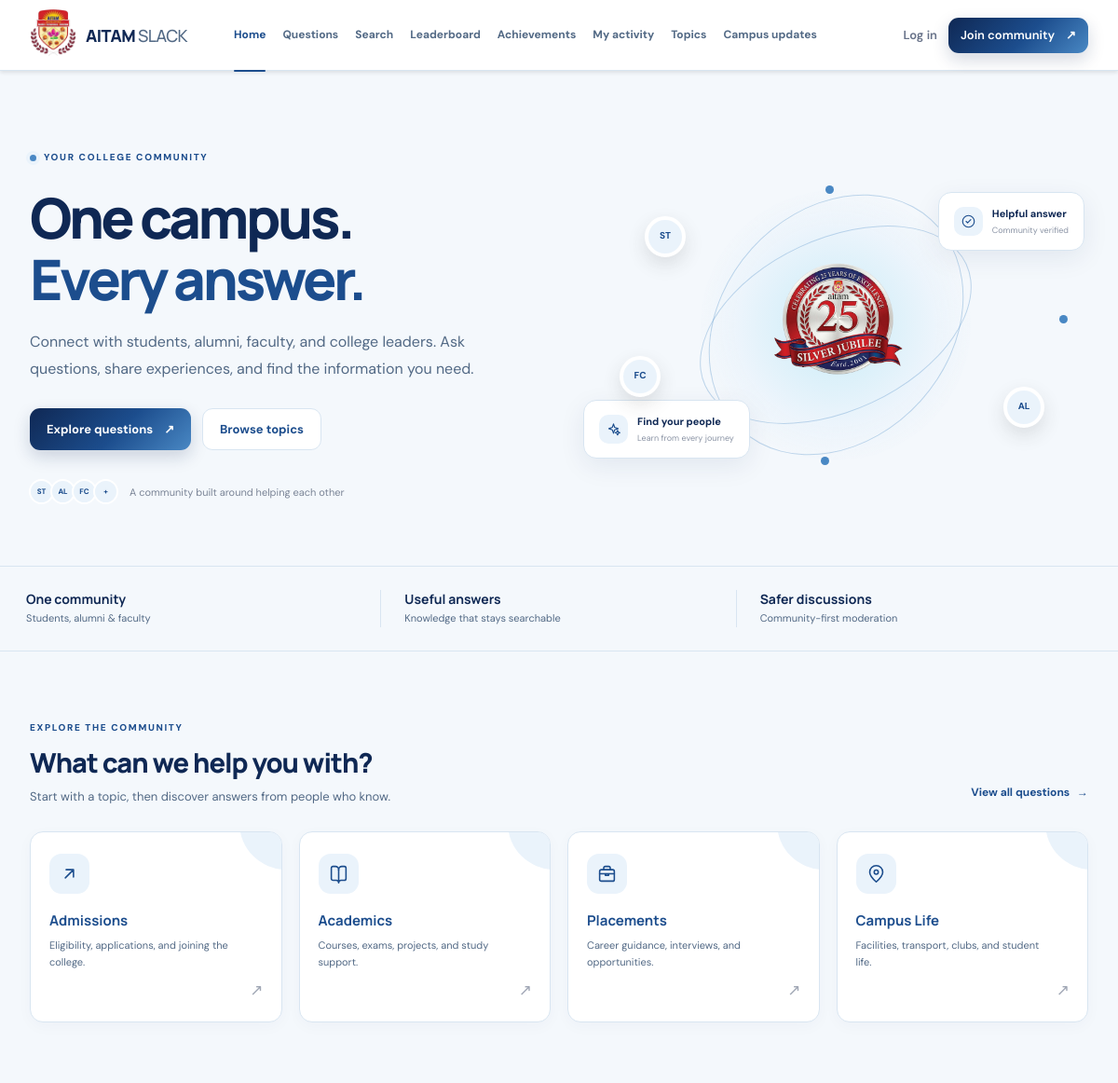
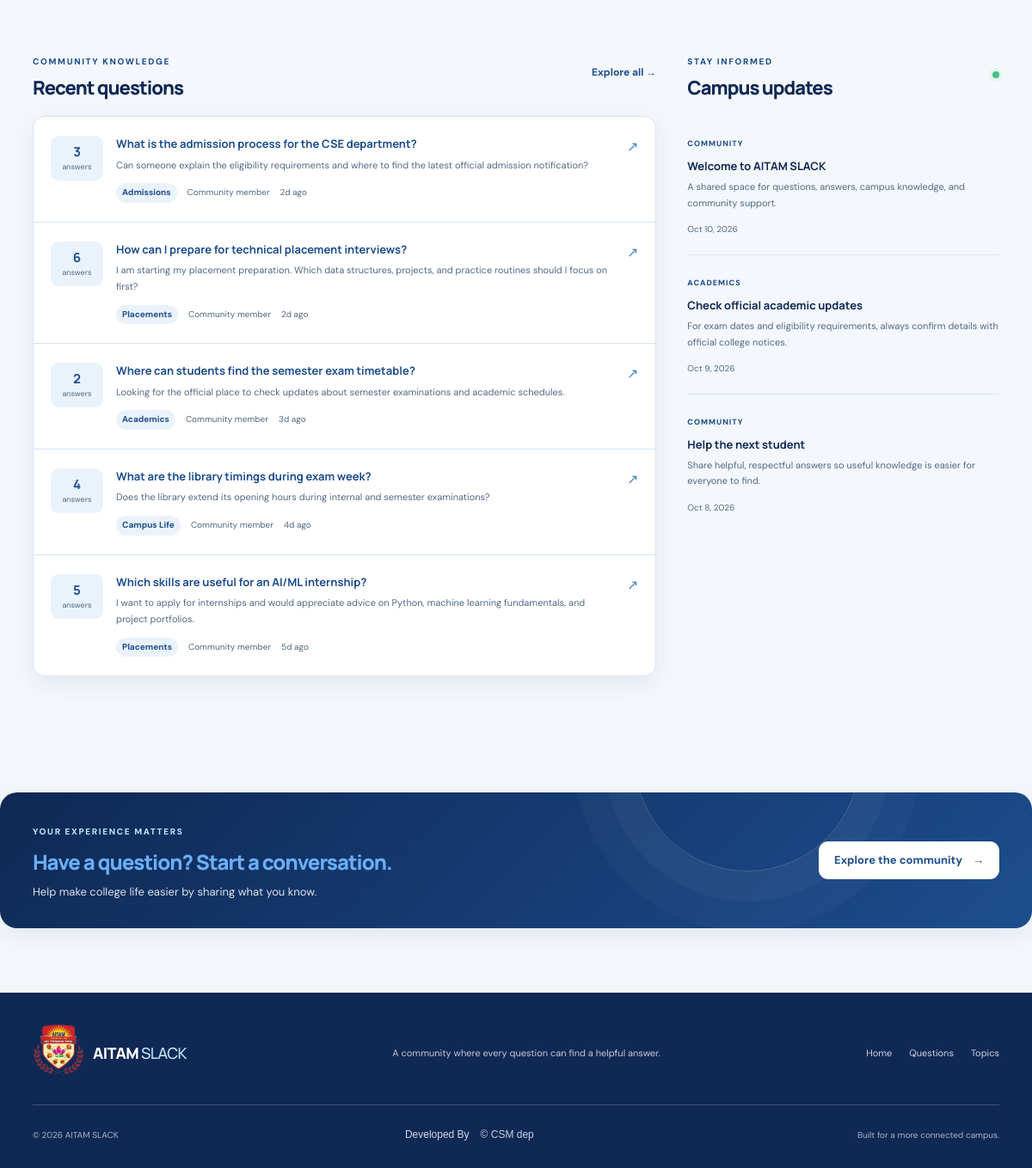
The page / on the database its author committed (2 pictures, top to bottom).
### tables this page shows
CREATE TABLE IF NOT EXISTS categories (
  id INT UNSIGNED AUTO_INCREMENT PRIMARY KEY,
  name VARCHAR(80) NOT NULL,
  slug VARCHAR(100) NOT NULL UNIQUE,
  description VARCHAR(255) NOT NULL,
  icon VARCHAR(12) NOT NULL DEFAULT '•',
  color VARCHAR(20) NOT NULL DEFAULT 'violet',
  sort_order INT NOT NULL DEFAULT 0,
  is_active TINYINT(1) NOT NULL DEFAULT 1
);

CREATE TABLE IF NOT EXISTS questions (
  id BIGINT UNSIGNED AUTO_INCREMENT PRIMARY KEY,
  user_id BIGINT UNSIGNED NULL,
  category_id INT UNSIGNED NOT NULL,
  title VARCHAR(220) NOT NULL,
  body TEXT NOT NULL,
  moderation_status ENUM('pending','allowed','review','blocked') NOT NULL DEFAULT 'allowed',
  status ENUM('draft','pending_review','published','rejected','archived') NOT NULL DEFAULT 'published',
  created_at TIMESTAMP NOT NULL DEFAULT CURRENT_TIMESTAMP,
  updated_at TIMESTAMP NULL DEFAULT NULL ON UPDATE CURRENT_TIMESTAMP,
  CONSTRAINT fk_questions_user FOREIGN KEY (user_id) REFERENCES users(id) ON DELETE SET NULL,
  CONSTRAINT fk_questions_category FOREIGN KEY (category_id) REFERENCES categories(id)
);

CREATE TABLE IF NOT EXISTS announcements (
  id BIGINT UNSIGNED AUTO_INCREMENT PRIMARY KEY,
  title VARCHAR(180) NOT NULL,
  body TEXT NOT NULL,
  label VARCHAR(40) NOT NULL DEFAULT 'COMMUNITY',
  created_by BIGINT UNSIGNED NULL,
  is_published TINYINT(1) NOT NULL DEFAULT 1,
  created_at TIMESTAMP NOT NULL DEFAULT CURRENT_TIMESTAMP,
  CONSTRAINT fk_announcements_user FOREIGN KEY (created_by) REFERENCES users(id) ON DELETE SET NULL
);

### index.php (the view, shortened to what this page needs)
<?php
$categories = get_categories();
$questions = get_recent_questions(5);
$announcements = get_announcements(3);
require __DIR__ . '/includes/header.php';
?>
<section class="hero">
  <div class="hero-copy">
    <span class="eyebrow"><span class="eyebrow-dot"></span> YOUR COLLEGE COMMUNITY</span>
    <h1>One campus.<br><span>Every answer.</span></h1>
    <p>Connect with students, alumni, faculty, and college leaders. Ask questions, share experiences, and find the information you need.</p>
    <div class="hero-actions">
      <a class="btn btn-primary" href="questions.php">Explore questions <span aria-hidden="true">↗</span></a>
      <a class="btn btn-ghost" href="#categories">Browse topics</a>
    </div>
    <div class="hero-proof"><div class="avatar-stack"><span>ST</span><span>AL</span><span>FC</span><span>+</span></div><span>A community built around helping each other</span></div>
  </div>
  <div class="hero-art" aria-label="Community connection illustration">
    <div class="orbit orbit-one"></div><div class="orbit orbit-two"></div>
    <div class="orbit-dot dot-one"></div><div class="orbit-dot dot-two"></div><div class="orbit-dot dot-three"></div>
    <div class="center-logo" style="animation:float 3s ease-in-out infinite;"><img src="./assets/25YearsLogoAITAM.png" alt="25 Year Anniversary Logo" width="150" height="150"></div>
    <div class="float-card float-card-top"><span class="mini-icon mint"><?= icon_svg('check-circle') ?></span><div><strong>Helpful answer</strong><small>Community verified</small></div></div>
    <div class="float-card float-card-bottom"><span class="mini-icon violet"><?= icon_svg('sparkles') ?></span><div><strong>Find your people</strong><small>Learn from every journey</small></div></div>
    <div class="person-bubble person-one">ST</div><div class="person-bubble person-two">AL</div><div class="person-bubble person-three">FC</div>
  </div>
</section>
<section class="stats-row">
  <div><strong>One community</strong><span>Students, alumni & faculty</span></div>
  <div><strong>Useful answers</strong><span>Knowledge that stays searchable</span></div>
  <div><strong>Safer discussions</strong><span>Community-first moderation</span></div>
</section>
<section class="section-block" id="categories">
  <div class="section-heading"><div><span class="eyebrow">EXPLORE THE COMMUNITY</span><h2>What can we help you with?</h2><p>Start with a topic, then discover answers from people who know.</p></div><a class="text-link" href="questions.php">View all questions <span>→</span></a></div>
  <div class="category-grid">
    <?php foreach ($categories as $category): ?>
      <a class="category-card" href="questions.php?category=<?= (int)$category['id'] ?>">
        <span class="category-icon <?= e($category['color']) ?>"><?= icon_svg((string) $category['slug']) ?></span>
        <span class="category-title"><?= e($category['name']) ?></span>
        <span class="category-description"><?= e($category['description']) ?></span>
        <span class="category-arrow">↗</span>
      </a>
    <?php endforeach; ?>
  </div>
</section>
<section class="content-columns">
  <div class="section-block recent-block">
    <div class="section-heading compact"><div><span class="eyebrow">COMMUNITY KNOWLEDGE</span><h2>Recent questions</h2></div><a class="text-link" href="questions.php">Explore all →</a></div>
    <?php if (!$questions): ?><div class="empty-state">No questions have been posted yet. Check back soon.</div><?php else: ?>
      <div class="question-list">
        <?php foreach ($questions as $q): ?>
          <article class="question-row">
            <div class="question-votes"><strong><?= (int)$q['answer_count'] ?></strong><span>answers</span></div>
            <div class="question-main"><a href="questions.php#question-<?= (int)$q['id'] ?>" class="question-title"><?= e($q['title']) ?></a><p><?= e(shorten($q['body'], 125)) ?></p><div class="question-meta"><span class="topic-pill"><?= e($q['category_name']) ?></span><span><?= e($q['author_name']) ?></span><span><?= e(time_ago($q['created_at'])) ?></span></div></div>
            <span class="row-arrow">↗</span>
          </article>
        <?php endforeach; ?>
      </div>
    <?php endif; ?>
  </div>
  <aside class="announcements-panel" id="campus-updates">
    <div class="section-heading compact"><div><span class="eyebrow">STAY INFORMED</span><h2>Campus updates</h2></div><span class="live-dot"></span></div>
    <?php foreach ($announcements as $a): ?>
      <article class="announcement"><span class="announcement-label"><?= e($a['label']) ?></span><h3><?= e($a['title']) ?></h3><p><?= e($a['body']) ?></p><time><?= e(date('M j, Y', strtotime($a['created_at']))) ?></time></article>
    <?php endforeach; ?>
  </aside>
</section>
<section class="cta-banner"><div><span class="eyebrow">YOUR EXPERIENCE MATTERS</span><h2 style="color: #6aaffa;">Have a question? Start a conversation.</h2><p>Help make college life easier by sharing what you know.</p></div><a href="questions.php" class="btn btn-light">Explore the community <span>→</span></a></section>
<?php require __DIR__ . '/includes/footer.php'; ?>

### includes/header.php (shortened to what this page needs)
<?php
$navUser = current_user();
$inAdmin = (basename(dirname($_SERVER['SCRIPT_NAME'] ?? '')) === 'admin');
$rootPrefix = $inAdmin ? '../' : '';
$currentPage = $inAdmin ? 'admin/' . basename($_SERVER['SCRIPT_NAME'] ?? '') : basename($_SERVER['SCRIPT_NAME'] ?? '');
$isActive = static function (array $pages) use ($currentPage): string {
    return in_array($currentPage, $pages, true) ? ' class="nav-active" aria-current="page"' : '';
};
?>
<!doctype html>
<html lang="en">
<head>
<link rel="stylesheet" href="<?=e($rootPrefix)?>assets/style.css">
<link rel="stylesheet" href="<?=e($rootPrefix)?>assets/phase3.css">
</head>
<body>
<header class="site-header" style="width: 100%; position: sticky; top: 0; z-index: 1000; background-color:  #fff; box-shadow: 0 2px 4px rgba(0, 0, 0, 0.1);">
<div class="nav-wrap">
<a class="brand " href="<?=$rootPrefix?>index.php" aria-label="AITAM SLACK home"><span class="" aria-hidden="true"><img src="<?=$rootPrefix?>assets/aitam.png" alt="AITAM SLACK" width="50" height="50"></span><span >AITAM<span class="brand-light"> SLACK</span></span></a>
<nav class="main-nav" id="mainNav" aria-label="Main navigation" style="margin-left: 20px;">
<a<?=$isActive(['index.php'])?> href="<?=$rootPrefix?>index.php">Home</a>
<a<?=$isActive(['questions.php', 'question.php'])?> href="<?=$rootPrefix?>questions.php">Questions</a>
<a<?=$isActive(['search_questions.php'])?> href="<?=$rootPrefix?>search_questions.php">Search</a>
<a<?=$isActive(['leaderboard.php'])?> href="<?=$rootPrefix?>leaderboard.php">Leaderboard</a>
<a<?=$isActive(['achievements.php'])?> href="<?=$rootPrefix?>achievements.php">Achievements</a>
<a<?=$isActive(['my_activity.php'])?> href="<?=$rootPrefix?>my_activity.php">My activity</a>
<a href="<?=$rootPrefix?>index.php#categories">Topics</a>
<a href="<?=$rootPrefix?>index.php#campus-updates">Campus updates</a>
<div class="nav-actions">
<?php if($navUser): ?>
<details class="nav-account"><summary><span class="nav-avatar" aria-hidden="true"><?=e(strtoupper(mb_substr($navUser['full_name'], 0, 1)))?></span><span class="nav-account-name"><?=e($navUser['full_name'])?></span><span class="nav-account-caret" aria-hidden="true">⌄</span></summary>
<div class="account-dropdown"><a href="<?=$rootPrefix?>profile.php">My profile</a><a href="<?=$rootPrefix?>bookmarks.php">Saved questions</a><a href="<?=$rootPrefix?>my_activity.php">My activity</a><form method="post" action="<?=$rootPrefix?>logout.php" class="nav-logout"><?=csrf_field()?><button type="submit">Log out</button></form></div></details>
<?php else: ?>
<a class="nav-login" href="<?=$rootPrefix?>login.php">Log in</a><a class="btn btn-small btn-primary" href="<?=$rootPrefix?>register.php" style="color: white;">Join community <span aria-hidden="true">↗</span></a>
<?php endif; ?>
</div>
</nav></div></header>
<main>

### includes/functions.php (shortened to what this page needs)
<?php
function db(): PDO {
 static $pdo=null; if($pdo instanceof PDO)return $pdo;
 $pdo=new PDO('mysql:host='.DB_HOST.';dbname='.DB_NAME.';charset=utf8mb4',DB_USER,DB_PASS,[
  PDO::ATTR_ERRMODE=>PDO::ERRMODE_EXCEPTION,PDO::ATTR_DEFAULT_FETCH_MODE=>PDO::FETCH_ASSOC,PDO::ATTR_EMULATE_PREPARES=>false
 ]); return $pdo;
}
function icon_svg(string $name):string{
 $paths=$icons[$name]??'<circle cx="12" cy="12" r="9"/>';
 return '<svg class="icon-svg" viewBox="0 0 24 24" fill="none" stroke="currentColor" stroke-width="1.8" stroke-linecap="round" stroke-linejoin="round" aria-hidden="true" focusable="false">'.$paths.'</svg>';
}
function e(?string $v):string{return htmlspecialchars($v??'',ENT_QUOTES|ENT_SUBSTITUTE,'UTF-8');}
function current_user():?array{
 if(empty($_SESSION['user_id']))return null;
}
function time_ago(string $d):string{$n=max(0,time()-strtotime($d));if($n<3600)return max(1,(int)($n/60)).'m ago';if($n<86400)return (int)($n/3600).'h ago';if($n<604800)return (int)($n/86400).'d ago';return date('M j',strtotime($d));}
function shorten(string $t,int $l):string{return (function_exists('mb_strlen')&&mb_strlen($t)>$l)?mb_substr($t,0,$l-1).'…':(strlen($t)>$l?substr($t,0,$l-1).'…':$t);}
function get_categories():array{return db()->query('SELECT id,name,slug,description,icon,color FROM categories WHERE is_active=1 ORDER BY sort_order,name')->fetchAll();}
function get_recent_questions(int $limit=5):array{$s=db()->prepare('SELECT q.id,q.title,q.body,q.created_at,c.name AS category_name,COALESCE(u.full_name,"Community member") AS author_name,(SELECT COUNT(*) FROM answers a WHERE a.question_id=q.id AND a.status="published") AS answer_count FROM questions q LEFT JOIN categories c ON c.id=q.category_id LEFT JOIN users u ON u.id=q.user_id WHERE q.status="published" AND q.moderation_status="allowed" ORDER BY q.created_at DESC LIMIT :lim');$s->bindValue(':lim',$limit,PDO::PARAM_INT);$s->execute();return $s->fetchAll();}
function get_announcements(int $limit=3):array{$s=db()->prepare('SELECT title,body,label,created_at FROM announcements WHERE is_published=1 ORDER BY created_at DESC LIMIT :lim');$s->bindValue(':lim',$limit,PDO::PARAM_INT);$s->execute();return $s->fetchAll();}

### includes/footer.php (shortened to what this page needs)
<?php $footerInAdmin = (basename(dirname($_SERVER['SCRIPT_NAME'] ?? '')) === 'admin'); $footerRoot = $footerInAdmin ? '../' : ''; ?>
</main>
<footer class="site-footer" id="campus-updates"><div class="footer-inner">
<a class="brand footer-brand" href="<?=$footerRoot?>index.php"><span class=" " aria-hidden="true"><img src="<?=$footerRoot?>assets/aitam.png" alt="AITAM SLACK" width="60" height="60" ></span><span >AITAM<span class="brand-light"> SLACK</span></span></a>
<p>A community where every question can find a helpful answer.</p>
<div class="footer-links"><a href="<?=$footerRoot?>index.php">Home</a><a href="<?=$footerRoot?>questions.php">Questions</a><a href="<?=$footerRoot?>index.php#categories">Topics</a></div>
</div><div class="footer-bottom"><span>© <?=date('Y')?> AITAM SLACK</span>
<div class="developer-section">
    <span class="developed-label">Developed By</span>
    <div class="developer-dropdown">
        <span class="dropdown-title">
           © CSM dep
        </span>
    </div>
</div>
</span><span>Built for a more connected campus.</span></div></footer>
<script src="<?=$footerRoot?>assets/app.js"></script></body></html>

### includes/footer.php (style rules this page uses)
.developer-section { display: flex; align-items: center; justify-content: center; gap: 18px; height: 40px; font-family: Arial, sans-serif; font-size: 12px; }
.developed-label { color: #d0d9e8; }
.developer-dropdown { position: relative; cursor: pointer; }
.dropdown-title { display: flex; align-items: center; justify-content: space-between; gap: 28px; min-width: 115px; padding: 8px 10px; color: #c9d2e0; background: transparent; transition: color 0.3s ease; margin-left: -15px; }

### rows shown on the page
categories: name "Admissions", description "Eligibility, applications, and joining the college."
categories: name "Academics", description "Courses, exams, projects, and study support."
categories: name "Placements", description "Career guidance, interviews, and opportunities."
categories: name "Campus Life", description "Facilities, transport, clubs, and student life."
questions: answer_count "3", title "What is the admission process for the CSE department?", body "Can someone explain the eligibility requirements and where to find the latest official admission notification?", category.name "Admissions", author_name "Community member", created_at "2d ago"
questions: answer_count "6", title "How can I prepare for technical placement interviews?", body "I am starting my placement preparation. Which data structures, projects, and practice routines should I focus on first?", category.name "Placements", author_name "Community member", created_at "2d ago"
questions: answer_count "2", title "Where can students find the semester exam timetable?", body "Looking for the official place to check updates about semester examinations and academic schedules.", category.name "Academics", author_name "Community member", created_at "3d ago"
questions: answer_count "4", title "What are the library timings during exam week?", body "Does the library extend its opening hours during internal and semester examinations?", category.name "Campus Life", author_name "Community member", created_at "4d ago"
questions: answer_count "5", title "Which skills are useful for an AI/ML internship?", body "I want to apply for internships and would appreciate advice on Python, machine learning fundamentals, and project portfolios.", category.name "Placements", author_name "Community member", created_at "5d ago"
announcements: label "COMMUNITY", title "Welcome to AITAM SLACK", body "A shared space for questions, answers, campus knowledge, and community support.", created_at "Oct 10, 2026"
announcements: label "ACADEMICS", title "Check official academic updates", body "For exam dates and eligibility requirements, always confirm details with official college notices.", created_at "Oct 9, 2026"
announcements: label "COMMUNITY", title "Help the next student", body "Share helpful, respectful answers so useful knowledge is easier for everyone to find.", created_at "Oct 8, 2026"
